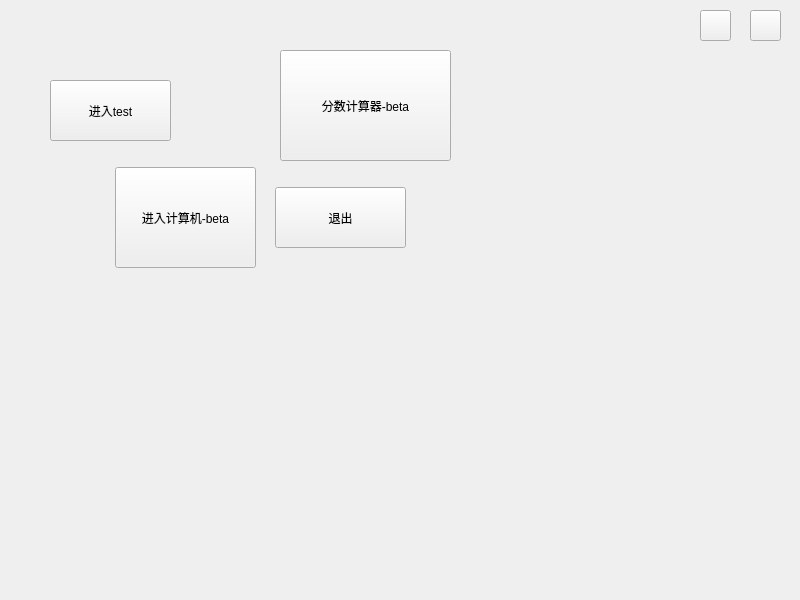
<?xml version="1.0" encoding="UTF-8"?>
<ui version="4.0">
 <class>MainWindow</class>
 <widget class="QMainWindow" name="MainWindow">
  <property name="geometry">
   <rect>
    <x>0</x>
    <y>0</y>
    <width>800</width>
    <height>600</height>
   </rect>
  </property>
  <property name="windowTitle">
   <string>MainWindow</string>
  </property>
  <widget class="QWidget" name="centralwidget">
   <widget class="QPushButton" name="pushButton">
    <property name="geometry">
     <rect>
      <x>275</x>
      <y>187</y>
      <width>131</width>
      <height>61</height>
     </rect>
    </property>
    <property name="text">
     <string>退出</string>
    </property>
   </widget>
   <widget class="QPushButton" name="pushButton_2">
    <property name="geometry">
     <rect>
      <x>50</x>
      <y>80</y>
      <width>121</width>
      <height>61</height>
     </rect>
    </property>
    <property name="text">
     <string>进入test</string>
    </property>
   </widget>
   <widget class="QPushButton" name="calculater">
    <property name="geometry">
     <rect>
      <x>115</x>
      <y>167</y>
      <width>141</width>
      <height>101</height>
     </rect>
    </property>
    <property name="text">
     <string>进入计算机-beta</string>
    </property>
   </widget>
   <widget class="QPushButton" name="pushButton_3">
    <property name="geometry">
     <rect>
      <x>280</x>
      <y>50</y>
      <width>171</width>
      <height>111</height>
     </rect>
    </property>
    <property name="text">
     <string>分数计算器-beta</string>
    </property>
   </widget>
   <widget class="QPushButton" name="small">
    <property name="geometry">
     <rect>
      <x>700</x>
      <y>10</y>
      <width>31</width>
      <height>31</height>
     </rect>
    </property>
    <property name="styleSheet">
     <string notr="true">border-image:url(:/icon/.icon/be_small.png)</string>
    </property>
    <property name="text">
     <string/>
    </property>
   </widget>
   <widget class="QPushButton" name="close">
    <property name="geometry">
     <rect>
      <x>750</x>
      <y>10</y>
      <width>31</width>
      <height>31</height>
     </rect>
    </property>
    <property name="styleSheet">
     <string notr="true">border-image:url(:/icon/.icon/close.png)</string>
    </property>
    <property name="text">
     <string/>
    </property>
   </widget>
  </widget>
  <widget class="QMenuBar" name="menubar">
   <property name="geometry">
    <rect>
     <x>0</x>
     <y>0</y>
     <width>800</width>
     <height>18</height>
    </rect>
   </property>
  </widget>
 </widget>
 <resources/>
 <connections/>
</ui>
